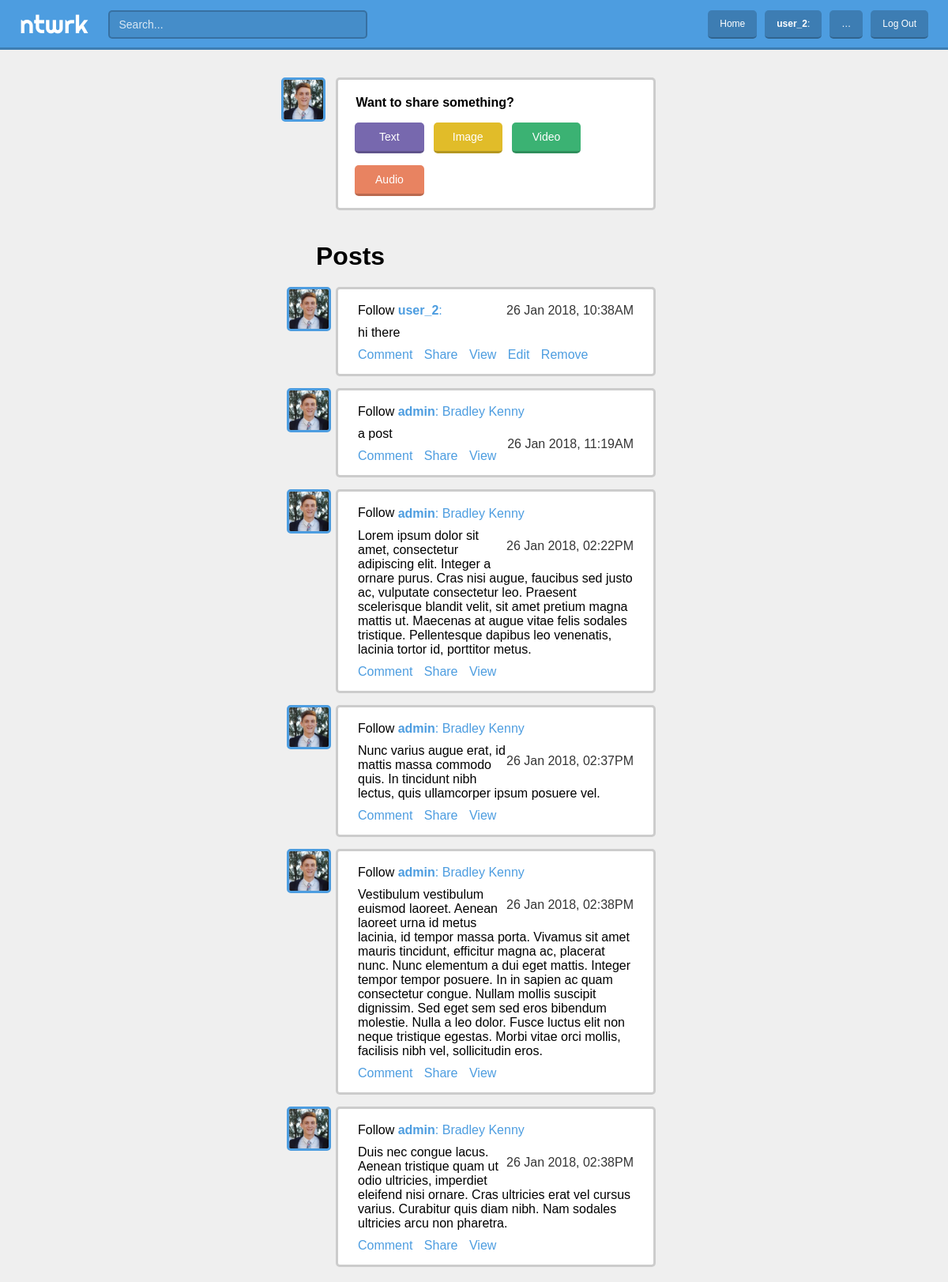
The app's page /stream/ (signed in) with its own data.
### stream/models.py (models this page shows)
class Post(models.Model):
    content = models.TextField(max_length=500)
    posted_by = models.ForeignKey(User, related_name='posts', on_delete=models.CASCADE)
    posted_at = models.DateTimeField(auto_now_add=True)

### stream/views.py (the view)
# urls.py: path('stream/', stream.views.home, name='home'),
def home(request):
	posts = Post.objects.all()
	return render(request, 'stream/home.html', {'posts': posts})

### stream/templates/stream/home.html
{% extends 'base_stream.html' %}
{% load static %}
{% block stream %}
    {% if user.is_authenticated %}
    <div class="card share_card">
        <a href="{% url 'home' %}">
            <img src="{% static 'stream/img/dp/admin.jpg' %}" class="dp">
        </a>
        <h1>Want to share something?</h1><br>
        <a href="{% url 'new_post' %}" class="button text">Text</a>
        <a href="{% url 'home' %}" class="button image">Image</a>
        <a href="{% url 'home' %}" class="button video">Video</a>
        <a href="{% url 'home' %}" class="button audio">Audio</a>
    </div>
    {% endif %}
    <h1 class="content_heading">Posts</h1>
    {% for post in posts %}
    <div class="card">
        {% if request.user not in user.followers.all %}
                Follow
        {% else %}
            Unfollow
        {% endif %}
        <a href="{% url 'home' %}">
            <img src="{% static 'stream/img/dp/admin.jpg' %}" class="dp">
        </a>
        <a href="{% url 'home' %}">
            <h2><b>{{ post.posted_by.username }}</b>: {{ post.posted_by.first_name }} {{ post.posted_by.last_name }}</h2>
        </a>
        <h3>{{ post.posted_at|date:'d M Y, h:iA' }}</h2>
        <p>{{ post.content }}</p>
        <a href="{% url 'home' %}" class="link">Comment</a>
        <a href="{% url 'home' %}" class="link">Share</a>
        <a href="{% url 'view_post' post.posted_by.username post.id %}" class="link">View</a>
        {% if post.posted_by == request.user %}
        <a href="{% url 'home' %}" class="link">Edit</a>
        <a href="{% url 'delete_post' post.id %}" class="link" id="remove">Remove</a>
        {% endif %}
    </div>
    {% endfor %}
{% endblock %}

### account/templates/base.html (shortened to what this page needs)
{% load static %}
<!DOCTYPE html>
<html lang="en">
	<head>
		<link rel="stylesheet" type="text/css" href="{% static 'account/css/base.css' %}">
		{% block stylesheet %}
		{% endblock %}
	</head>
	<body>
		<header>
			<a href="{% url 'home' %}" class="logo">ntwrk</a>
			<input type="text" placeholder="Search..."/>
			<ul>
				{% if user.is_authenticated %}
				<a href="{% url 'home' %}">Home</a>
				<a href="{% url 'update_profile' %}"><b>{{ user.username }}</b>: {{ user.first_name }} {{ user.last_name }}</a>
				<a href="{% url 'home' %}">…</a>
				<a href="{% url 'logout' %}">Log Out</a>
				{% else %}
				<a href="{% url 'home' %}">Home</a>
				<a href="{% url 'home' %}"><b>Username</b>: Name</a>
				<a href="{% url 'login' %}">Log In</a>
				<a href="{% url 'register' %}">Register</a>
				{% endif %}
			</ul>
		</header>
		<main>
			{% block content %}
			{% endblock %}
		</main>
	</body>
</html>

### account/static/account/css/base.css (style rules this page uses)
body { font-family: 'Helvetica'; margin: 0px; padding: 0px; }
a { text-decoration: none; }
.logo { font-family: 'Righteous', sans-serif; color: rgb(35, 35, 35); margin: 12px auto 4px auto; user-select: none; }
.card { padding: 7.5px 15px 14px 15px; background-color: rgba(255, 255, 255, 1); border-radius: 5px; box-shadow: 0 0 25px #000000; border-top: 3px solid rgba(0, 0, 0, 0.2); border-bottom: 3px solid rgba(0, 0, 0, 0.2); }
.card button, .button { font-size: 14px; color: #ffffff; width: 251px; margin: 10px auto 10px auto; padding: 10px 15px 10px 15px; background-color: #4D9DE0; border: none; border-radius: 5px; border-bottom: 3px solid rgba(0, 0, 0, 0.2); outline: none; cursor: pointer; }

### stream/static/stream/css/stream.css (style rules this page uses)
body { margin: 0px 0px 0px 0px; padding: 0px; background-color: #EFEFEF; }
header { width: 100%; position: fixed; margin: 0px; padding: 10px 0; background-color: #4D9DE0; border-bottom: 3px solid rgba(0, 0, 0, 0.2); }
main { margin: 0px; padding-top: 20px; }
h1 { display: inline-block; }
.logo { float: left; margin: 0px 25px; font-size: 32px; color: white; background-color: white; color: transparent; -webkit-background-clip: text; background-clip: text; }
ul { float: right; margin: 0px auto; margin-right: 25px; }
ul a { float: left; display: inline-block; margin-top: 2.5px; margin-left: 10px; padding: 10px 15px; color: #ffffff; font-size: 12px; background-color: rgba(0, 0, 0 , 0.2); border-radius: 5px; border-bottom: 2px solid rgba(0, 0, 0, 0.2); }
header input[type='text'] { float: left; font-size: 14px; color: #ffffff; height: 25px; width: 300px; margin: 2.5px auto 0px 0px; padding: 3.5px 12px; background-color: rgba(0, 0, 0, 0.1); border: 2px solid rgba(0, 0, 0, 0.2); border-radius: 5px; outline: none; }
header input[type='text']::placeholder { color: #FFFFFF; opacity: 0.8; }
#content_main .content_heading { display: inline-block; margin: 30px auto 5px 40px; }
.card { box-shadow: none; margin: 15px 10px 15px 65px; border: 3px solid rgba(0, 0, 0, 0.2); padding: 5px 25px; }
.dp { height: 50px; width: 50px; margin: -8px 0px 0px -90px; float: left; background-color: #CDCDCD; border: 3px solid #4D9DE0; border-radius: 5px; }
.card h2, .card h3 { display: inline-block; margin-bottom: 10px; font-size: 1em; text-decoration: none; }
.card h2 { color: #4D9DE0; font-weight: normal; }
.card h3 { float: right; margin-top: 13px; font-weight: normal; color: #343434; }
.card p { margin-top: 0px; margin-bottom: 10px; }
.card .link { display: inline-block; color: #4D9DE0; margin: 0px 10px 10px 0px; }
.share_card { padding-left: 17.5px; padding-right: 0px; float: none; margin-bottom: 10px; }
.share_card .button { text-align: center; display: inline-block; width: 15%; margin-top: 5px; margin-left: 1%; margin-right: 1%; }
.share_card h1 { margin-top: 15px; padding-left: 5px; font-size: 16px; }
.share_card img { margin-top: -8px; }
.share_card .text { background-color: #7768AE; }
.share_card .image { background-color: #E1BC29; }
.share_card .video { background-color: #3BB273; }
.share_card .audio { background-color: #E88361; }

### records on screen
Post: posted_by.username "user_2", posted_at "26 Jan 2018, 10:38AM", content "hi there", shows "Edit"
Post: posted_by.username "admin", posted_by.first_name "Bradley", posted_by.last_name "Kenny", posted_at "26 Jan 2018, 11:19AM", content "a post"
Post: posted_by.username "admin", posted_by.first_name "Bradley", posted_by.last_name "Kenny", posted_at "26 Jan 2018, 02:22PM", content "Lorem ipsum dolor sit amet, consectetur adipiscing elit. Integer a ornare purus. Cras nisi augue, faucibus sed justo ac, vulputate consectetur leo. Praesent scelerisque blandit velit, sit amet pretium magna mattis ut. Maecenas at augue vitae felis sodales tristique. Pellentesque dapibus leo venenatis, lacinia tortor id, porttitor metus."
Post: posted_by.username "admin", posted_by.first_name "Bradley", posted_by.last_name "Kenny", posted_at "26 Jan 2018, 02:37PM", content "Nunc varius augue erat, id mattis massa commodo quis. In tincidunt nibh lectus, quis ullamcorper ipsum posuere vel."
Post: posted_by.username "admin", posted_by.first_name "Bradley", posted_by.last_name "Kenny", posted_at "26 Jan 2018, 02:38PM", content "Vestibulum vestibulum euismod laoreet. Aenean laoreet urna id metus lacinia, id tempor massa porta. Vivamus sit amet mauris tincidunt, efficitur magna ac, placerat nunc. Nunc elementum a dui eget mattis. Integer tempor tempor posuere. In in sapien ac quam consectetur congue. Nullam mollis suscipit dignissim. Sed eget sem sed eros bibendum molestie. Nulla a leo dolor. Fusce luctus elit non neque tristique egestas. Morbi vitae orci mollis, facilisis nibh vel, sollicitudin eros."
Post: posted_by.username "admin", posted_by.first_name "Bradley", posted_by.last_name "Kenny", posted_at "26 Jan 2018, 02:38PM", content "Duis nec congue lacus. Aenean tristique quam ut odio ultricies, imperdiet eleifend nisi ornare. Cras ultricies erat vel cursus varius. Curabitur quis diam nibh. Nam sodales ultricies arcu non pharetra."

### other values on screen
{{ user.username }} "user_2"
